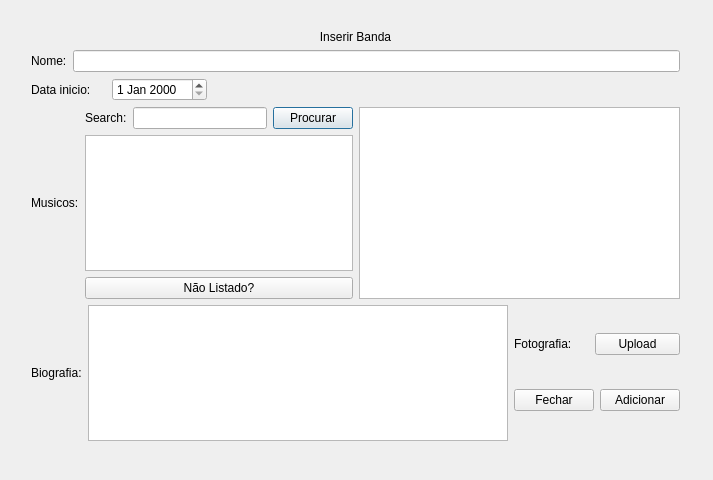
<?xml version="1.0" encoding="UTF-8"?>
<ui version="4.0">
 <class>editor_add_band</class>
 <widget class="QDialog" name="editor_add_band">
  <property name="geometry">
   <rect>
    <x>0</x>
    <y>0</y>
    <width>713</width>
    <height>480</height>
   </rect>
  </property>
  <property name="windowTitle">
   <string>Dialog</string>
  </property>
  <widget class="QWidget" name="layoutWidget">
   <property name="geometry">
    <rect>
     <x>31</x>
     <y>30</y>
     <width>649</width>
     <height>411</height>
    </rect>
   </property>
   <layout class="QVBoxLayout" name="verticalLayout_8">
    <item>
     <widget class="QLabel" name="label">
      <property name="text">
       <string>Inserir Banda</string>
      </property>
      <property name="alignment">
       <set>Qt::AlignCenter</set>
      </property>
     </widget>
    </item>
    <item>
     <layout class="QVBoxLayout" name="verticalLayout_7">
      <item>
       <layout class="QVBoxLayout" name="verticalLayout_5">
        <item>
         <layout class="QHBoxLayout" name="horizontalLayout_4">
          <item>
           <widget class="QLabel" name="lb_firstname">
            <property name="text">
             <string>Nome:</string>
            </property>
           </widget>
          </item>
          <item>
           <widget class="QLineEdit" name="ln_firstname"/>
          </item>
         </layout>
        </item>
        <item>
         <layout class="QHBoxLayout" name="horizontalLayout_3">
          <item>
           <widget class="QLabel" name="label_4">
            <property name="maximumSize">
             <size>
              <width>75</width>
              <height>100</height>
             </size>
            </property>
            <property name="text">
             <string>Data inicio:</string>
            </property>
           </widget>
          </item>
          <item alignment="Qt::AlignLeft">
           <widget class="QDateEdit" name="dt_birthday"/>
          </item>
         </layout>
        </item>
       </layout>
      </item>
      <item>
       <layout class="QHBoxLayout" name="horizontalLayout_10">
        <item>
         <layout class="QHBoxLayout" name="horizontalLayout_6">
          <item>
           <widget class="QLabel" name="label_7">
            <property name="text">
             <string>Musicos:</string>
            </property>
           </widget>
          </item>
          <item>
           <layout class="QVBoxLayout" name="verticalLayout_2">
            <item>
             <layout class="QHBoxLayout" name="horizontalLayout_5">
              <item>
               <widget class="QLabel" name="label_8">
                <property name="text">
                 <string>Search:</string>
                </property>
               </widget>
              </item>
              <item>
               <widget class="QLineEdit" name="ln_search"/>
              </item>
              <item>
               <widget class="QPushButton" name="pb_search">
                <property name="layoutDirection">
                 <enum>Qt::LeftToRight</enum>
                </property>
                <property name="text">
                 <string>Procurar</string>
                </property>
               </widget>
              </item>
             </layout>
            </item>
            <item>
             <widget class="QTableView" name="tb_search_musicien"/>
            </item>
            <item>
             <widget class="QPushButton" name="pb_add_musicien">
              <property name="text">
               <string>Não Listado?</string>
              </property>
             </widget>
            </item>
            <item>
             <layout class="QVBoxLayout" name="verticalLayout"/>
            </item>
           </layout>
          </item>
         </layout>
        </item>
        <item>
         <widget class="QTableWidget" name="tb_selected_musicians"/>
        </item>
       </layout>
      </item>
      <item>
       <layout class="QHBoxLayout" name="horizontalLayout_11">
        <item>
         <layout class="QHBoxLayout" name="horizontalLayout_2">
          <item>
           <widget class="QLabel" name="label_5">
            <property name="text">
             <string>Biografia:</string>
            </property>
           </widget>
          </item>
         </layout>
        </item>
        <item>
         <widget class="QTextEdit" name="ln_biography"/>
        </item>
        <item>
         <layout class="QVBoxLayout" name="verticalLayout_4">
          <item>
           <layout class="QHBoxLayout" name="horizontalLayout_8">
            <item>
             <widget class="QLabel" name="label_6">
              <property name="maximumSize">
               <size>
                <width>75</width>
                <height>150</height>
               </size>
              </property>
              <property name="text">
               <string>Fotografia:</string>
              </property>
             </widget>
            </item>
            <item>
             <widget class="QPushButton" name="pb_upload_foto">
              <property name="text">
               <string>Upload</string>
              </property>
             </widget>
            </item>
           </layout>
          </item>
          <item>
           <layout class="QHBoxLayout" name="horizontalLayout"/>
          </item>
          <item>
           <layout class="QHBoxLayout" name="horizontalLayout_9">
            <item>
             <widget class="QPushButton" name="pb_close">
              <property name="text">
               <string>Fechar</string>
              </property>
             </widget>
            </item>
            <item>
             <widget class="QPushButton" name="pb_add_band">
              <property name="text">
               <string>Adicionar</string>
              </property>
             </widget>
            </item>
           </layout>
          </item>
         </layout>
        </item>
       </layout>
      </item>
     </layout>
    </item>
   </layout>
  </widget>
 </widget>
 <resources/>
 <connections>
  <connection>
   <sender>pb_close</sender>
   <signal>clicked()</signal>
   <receiver>editor_add_band</receiver>
   <slot>close()</slot>
   <hints>
    <hint type="sourcelabel">
     <x>840</x>
     <y>415</y>
    </hint>
    <hint type="destinationlabel">
     <x>783</x>
     <y>424</y>
    </hint>
   </hints>
  </connection>
 </connections>
</ui>
